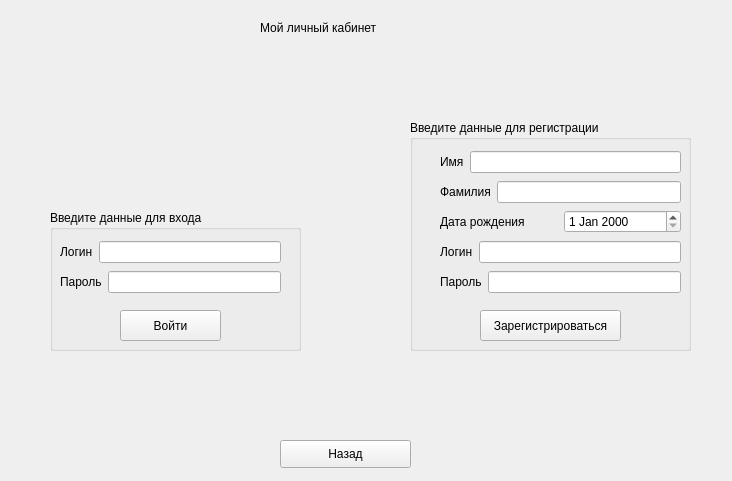
<?xml version="1.0" encoding="UTF-8"?>
<ui version="4.0">
 <class>Account</class>
 <widget class="QWidget" name="Account">
  <property name="geometry">
   <rect>
    <x>0</x>
    <y>0</y>
    <width>732</width>
    <height>481</height>
   </rect>
  </property>
  <property name="windowTitle">
   <string>Личный кабинет</string>
  </property>
  <property name="windowIcon">
   <iconset resource="resource.qrc">
    <normaloff>:/rec/img/login.png</normaloff>:/rec/img/login.png</iconset>
  </property>
  <widget class="QPushButton" name="pushButton">
   <property name="geometry">
    <rect>
     <x>280</x>
     <y>440</y>
     <width>131</width>
     <height>28</height>
    </rect>
   </property>
   <property name="text">
    <string>Назад</string>
   </property>
  </widget>
  <widget class="QLabel" name="label">
   <property name="geometry">
    <rect>
     <x>260</x>
     <y>20</y>
     <width>211</width>
     <height>16</height>
    </rect>
   </property>
   <property name="text">
    <string>Мой личный кабинет</string>
   </property>
  </widget>
  <widget class="QLabel" name="label_pic">
   <property name="geometry">
    <rect>
     <x>110</x>
     <y>60</y>
     <width>131</width>
     <height>121</height>
    </rect>
   </property>
   <property name="text">
    <string/>
   </property>
  </widget>
  <widget class="QWidget" name="horizontalLayoutWidget">
   <property name="geometry">
    <rect>
     <x>50</x>
     <y>210</y>
     <width>251</width>
     <height>141</height>
    </rect>
   </property>
   <layout class="QHBoxLayout" name="horizontalLayout_3">
    <item>
     <widget class="QGroupBox" name="groupBox">
      <property name="title">
       <string>Введите данные для входа</string>
      </property>
      <widget class="QPushButton" name="pushButton_vhod">
       <property name="geometry">
        <rect>
         <x>70</x>
         <y>100</y>
         <width>101</width>
         <height>31</height>
        </rect>
       </property>
       <property name="text">
        <string>Войти</string>
       </property>
      </widget>
      <widget class="QWidget" name="layoutWidget">
       <property name="geometry">
        <rect>
         <x>10</x>
         <y>30</y>
         <width>221</width>
         <height>24</height>
        </rect>
       </property>
       <layout class="QHBoxLayout" name="horizontalLayout">
        <item>
         <widget class="QLabel" name="label_2">
          <property name="text">
           <string>Логин</string>
          </property>
         </widget>
        </item>
        <item>
         <widget class="QLineEdit" name="lineEdit_username"/>
        </item>
       </layout>
      </widget>
      <widget class="QWidget" name="layoutWidget">
       <property name="geometry">
        <rect>
         <x>10</x>
         <y>60</y>
         <width>221</width>
         <height>24</height>
        </rect>
       </property>
       <layout class="QHBoxLayout" name="horizontalLayout_2">
        <item>
         <widget class="QLabel" name="label_3">
          <property name="text">
           <string>Пароль</string>
          </property>
         </widget>
        </item>
        <item>
         <widget class="QLineEdit" name="lineEdit_Password">
          <property name="echoMode">
           <enum>QLineEdit::Password</enum>
          </property>
         </widget>
        </item>
       </layout>
      </widget>
     </widget>
    </item>
   </layout>
  </widget>
  <widget class="QWidget" name="verticalLayoutWidget">
   <property name="geometry">
    <rect>
     <x>410</x>
     <y>120</y>
     <width>281</width>
     <height>231</height>
    </rect>
   </property>
   <layout class="QVBoxLayout" name="verticalLayout">
    <item>
     <widget class="QGroupBox" name="groupBox_2">
      <property name="title">
       <string>Введите данные для регистрации</string>
      </property>
      <widget class="QPushButton" name="pushButton_registration">
       <property name="geometry">
        <rect>
         <x>70</x>
         <y>190</y>
         <width>141</width>
         <height>31</height>
        </rect>
       </property>
       <property name="text">
        <string>Зарегистрироваться</string>
       </property>
      </widget>
      <widget class="QWidget" name="layoutWidget_4">
       <property name="geometry">
        <rect>
         <x>30</x>
         <y>60</y>
         <width>241</width>
         <height>24</height>
        </rect>
       </property>
       <layout class="QHBoxLayout" name="horizontalLayout_5">
        <item>
         <widget class="QLabel" name="label_7">
          <property name="text">
           <string>Фамилия</string>
          </property>
         </widget>
        </item>
        <item>
         <widget class="QLineEdit" name="txt_surname_2"/>
        </item>
       </layout>
      </widget>
      <widget class="QWidget" name="layoutWidget_5">
       <property name="geometry">
        <rect>
         <x>30</x>
         <y>30</y>
         <width>241</width>
         <height>24</height>
        </rect>
       </property>
       <layout class="QHBoxLayout" name="horizontalLayout_7">
        <item>
         <widget class="QLabel" name="label_9">
          <property name="text">
           <string>Имя</string>
          </property>
         </widget>
        </item>
        <item>
         <widget class="QLineEdit" name="txt_name_2"/>
        </item>
       </layout>
      </widget>
      <widget class="QWidget" name="layoutWidget_2">
       <property name="geometry">
        <rect>
         <x>30</x>
         <y>120</y>
         <width>241</width>
         <height>24</height>
        </rect>
       </property>
       <layout class="QHBoxLayout" name="horizontalLayout_13">
        <item>
         <widget class="QLabel" name="label_15">
          <property name="text">
           <string>Логин</string>
          </property>
         </widget>
        </item>
        <item>
         <widget class="QLineEdit" name="txt_username_2"/>
        </item>
       </layout>
      </widget>
      <widget class="QWidget" name="layoutWidget_3">
       <property name="geometry">
        <rect>
         <x>30</x>
         <y>150</y>
         <width>241</width>
         <height>24</height>
        </rect>
       </property>
       <layout class="QHBoxLayout" name="horizontalLayout_14">
        <item>
         <widget class="QLabel" name="label_16">
          <property name="text">
           <string>Пароль</string>
          </property>
         </widget>
        </item>
        <item>
         <widget class="QLineEdit" name="txt_userpassword_2">
          <property name="echoMode">
           <enum>QLineEdit::Password</enum>
          </property>
         </widget>
        </item>
       </layout>
      </widget>
      <widget class="QWidget" name="layoutWidget">
       <property name="geometry">
        <rect>
         <x>30</x>
         <y>90</y>
         <width>241</width>
         <height>24</height>
        </rect>
       </property>
       <layout class="QHBoxLayout" name="horizontalLayout_6">
        <item>
         <widget class="QLabel" name="label_8">
          <property name="text">
           <string>Дата рождения</string>
          </property>
         </widget>
        </item>
        <item>
         <widget class="QDateEdit" name="txt_date_3"/>
        </item>
       </layout>
      </widget>
     </widget>
    </item>
   </layout>
  </widget>
 </widget>
 <resources>
  <include location="resource.qrc"/>
 </resources>
 <connections/>
</ui>
